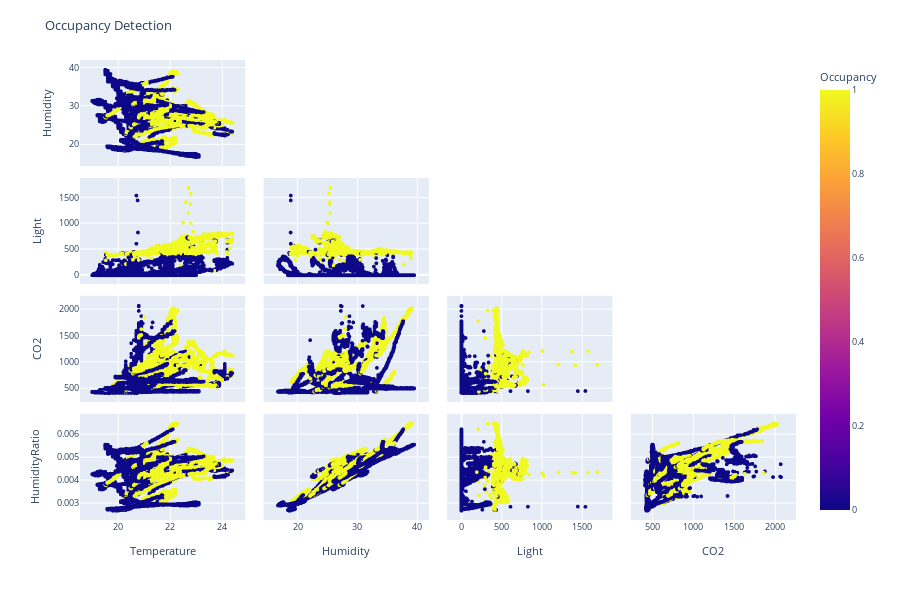

This figure's notebook cell:
### Markdown cell above
**Salida**: Se genera una matriz de dispersión (scatter plot matrix) que muestra la relación entre las diferentes características del dataset. Los puntos están coloreados según la variable objetivo `Occupancy` (ocupación), lo que permite visualizar cómo se agrupan los datos en función de las características. Esta visualización ayuda a identificar patrones o correlaciones entre las variables.

### Code cell
# Scatter plot matrix
# Seleccionamos las características (features) excluyendo la columna 'Occupancy'
features = df.drop(["Occupancy"], axis=1).columns

# Creamos la matriz de dispersión utilizando las características seleccionadas
fig = px.scatter_matrix(data_frame=df,
                        dimensions=features,
                        color=df['Occupancy'])

# Actualizamos los marcadores para ajustar el tamaño y otras configuraciones
fig.update_traces(marker=dict(size=4), diagonal_visible=False, showupperhalf=False)

# Ajustamos las dimensiones del gráfico y configuramos el título y el tamaño de la fuente
fig.update_layout(width=900, height=600, title="Occupancy Detection", font_size=9)

# Mostramos el gráfico
fig.show()

### Figure 1 — Plotly figure (JSON) as saved in the notebook; plotly's stock layout.template omitted (floating-point values rounded to 4 significant figures; data arrays with more than 128 entries replaced by an {"elided": "..."} marker saying what was removed)
{"data": [{"diagonal": {"visible": false}, "dimensions": [{"axis": {"matches": true}, "label": "Temperature", "values": {"elided": "20560 float values"}}, {"axis": {"matches": true}, "label": "Humidity", "values": {"elided": "20560 float values"}}, {"axis": {"matches": true}, "label": "Light", "values": {"elided": "20560 float values"}}, {"axis": {"matches": true}, "label": "CO2", "values": {"elided": "20560 float values"}}, {"axis": {"matches": true}, "label": "HumidityRatio", "values": {"elided": "20560 float values"}}], "hovertemplate": "%{xaxis.title.text}=%{x}<br>%{yaxis.title.text}=%{y}<br>Occupancy=%{marker.color}<extra></extra>", "legendgroup": "", "marker": {"color": {"elided": "20560 int values"}, "coloraxis": "coloraxis", "size": 4, "symbol": "circle"}, "name": "", "showlegend": false, "showupperhalf": false, "type": "splom"}], "layout": {"coloraxis": {"colorbar": {"title": {"text": "Occupancy"}}, "colorscale": [[0, "#0d0887"], [0.1111, "#46039f"], [0.2222, "#7201a8"], [0.3333, "#9c179e"], [0.4444, "#bd3786"], [0.5556, "#d8576b"], [0.6667, "#ed7953"], [0.7778, "#fb9f3a"], [0.8889, "#fdca26"], [1, "#f0f921"]]}, "dragmode": "select", "font": {"size": 9}, "height": 600, "legend": {"tracegroupgap": 0}, "margin": {"t": 60}, "title": {"text": "Occupancy Detection"}, "width": 900}}
